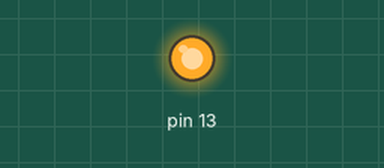
A sketch run on a simulated Arduino Uno, built with avr-gcc and run on an emulated ATmega328P. On the bench: output pins drawn as LEDs (lit = HIGH).

Above: at 0.5 s.
At 8.1 s:
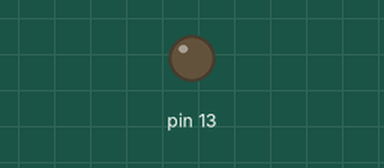
Timing chart, 0 to 9.0 s (numbered marks = the images above):
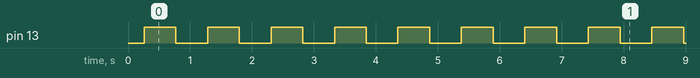

Measured:
- by itself, pin 13: moves between LOW and HIGH, repeating every 6.9 s
- by itself, everything shown: repeats every 6.9 s, in 14 steps

The sketch:

TIMER_INTERUPT_8bit.ino
```cpp
void initTimer() {
  noInterrupts();

  TCCR0A = (1 << WGM01);
  TCCR0B = (1 << WGM02) | (1 << CS01) | (1 << CS00);

  //16MHz / 64 / (x + 1) = 2kHz
  OCR0A = 124; //500ms

  TIMSK0 = (1 << OCIE0A);

  interrupts();
}

volatile unsigned long ms = 0;

ISR(TIMER0_COMPA_vect){
  ms++;
}

void setup() {
  initTimer();
  pinMode(13, OUTPUT);
}

void loop() {
  static unsigned long lastBlink = 0;
  if(ms - lastBlink >= 500){
    lastBlink = ms;
    digitalWrite(13, !digitalRead(13));
  }
}
```
